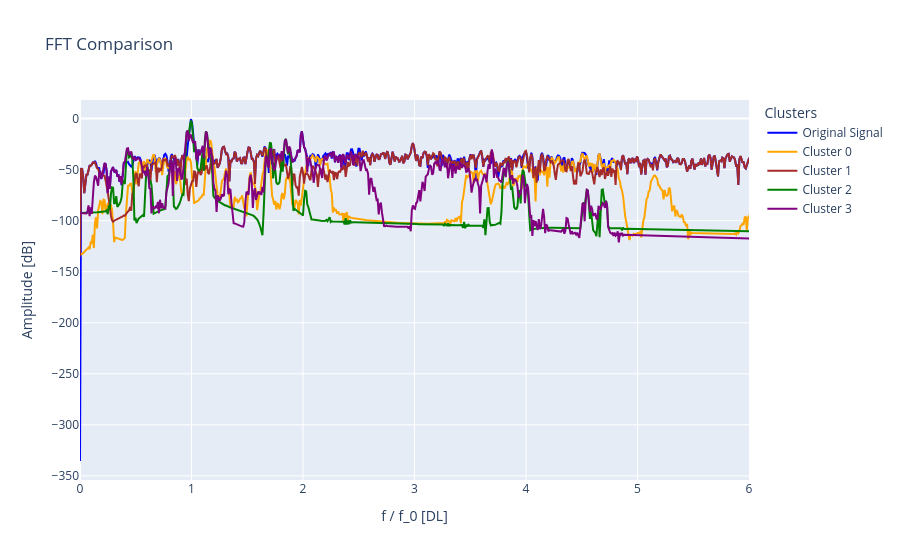
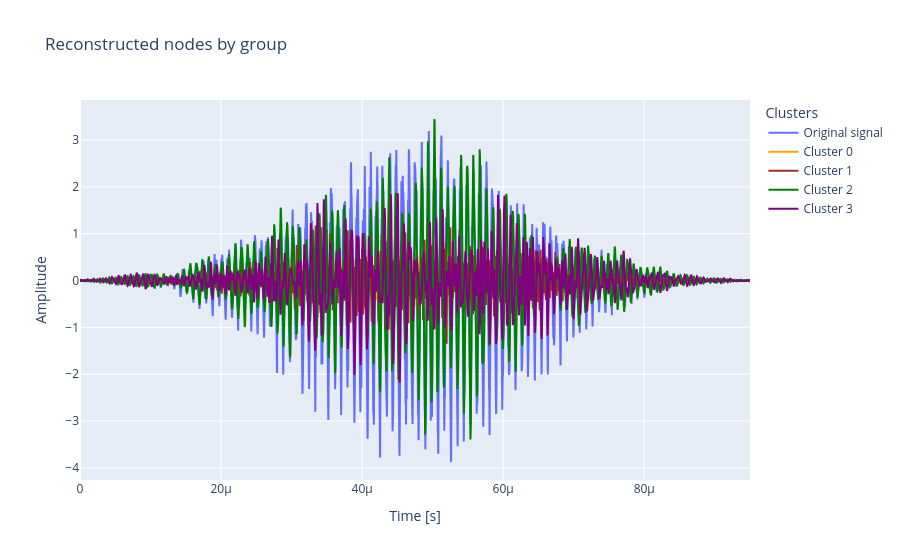

Here is the notebook cell these charts were saved with, in order:
### Code cell
# Set clusters to None to plot all of them, otherwise, plot a list of int
fig = plot.plot_fft_by_group(
    tr_ob, labels, no_clusters, sampling_rate,
    clusters=None, xlim=6, fundamental_freq=frequency,
    freq_threshold=freq_threshold
)

# save_figure(fig, f"fft_results_{voltage}_{pcd_number}")
fig = plot.plot_reconstructions_by_group(tr_ob, labels, no_clusters, t_plot, freq_threshold)

### Figure 1 — Plotly figure (JSON) as saved in the notebook; plotly's stock layout.template omitted (floating-point values rounded to 4 significant figures; data arrays with more than 128 entries replaced by an {"elided": "..."} marker saying what was removed)
{"data": [{"line": {"color": "blue"}, "mode": "lines", "name": "Original Signal", "type": "scatter", "x": {"elided": "9500 float values"}, "y": {"elided": "9500 float values"}}, {"line": {"color": "orange"}, "mode": "lines", "name": "Cluster 0", "type": "scatter", "x": {"elided": "9500 float values"}, "y": {"elided": "9500 float values"}}, {"line": {"color": "brown"}, "mode": "lines", "name": "Cluster 1", "type": "scatter", "x": {"elided": "9500 float values"}, "y": {"elided": "9500 float values"}}, {"line": {"color": "green"}, "mode": "lines", "name": "Cluster 2", "type": "scatter", "x": {"elided": "9500 float values"}, "y": {"elided": "9500 float values"}}, {"line": {"color": "purple"}, "mode": "lines", "name": "Cluster 3", "type": "scatter", "x": {"elided": "9500 float values"}, "y": {"elided": "9500 float values"}}], "layout": {"legend": {"title": {"text": "Clusters"}}, "title": {"text": "FFT Comparison"}, "xaxis": {"range": [0, 6], "title": {"text": "f / f_0 [DL]"}}, "yaxis": {"title": {"text": "Amplitude [dB]"}}}}

### Figure 2 — Plotly figure (JSON) as saved in the notebook; plotly's stock layout.template omitted (floating-point values rounded to 4 significant figures; data arrays with more than 128 entries replaced by an {"elided": "..."} marker saying what was removed)
{"data": [{"mode": "lines", "name": "Original signal", "type": "scatter", "x": {"elided": "19001 float values"}, "y": {"elided": "19001 float values"}}, {"line": {"color": "orange"}, "mode": "lines", "name": "Cluster 0", "type": "scatter", "x": {"elided": "19001 float values"}, "y": {"elided": "19001 float values"}}, {"line": {"color": "brown"}, "mode": "lines", "name": "Cluster 1", "type": "scatter", "x": {"elided": "19001 float values"}, "y": {"elided": "19001 float values"}}, {"line": {"color": "green"}, "mode": "lines", "name": "Cluster 2", "type": "scatter", "x": {"elided": "19001 float values"}, "y": {"elided": "19001 float values"}}, {"line": {"color": "purple"}, "mode": "lines", "name": "Cluster 3", "type": "scatter", "x": {"elided": "19001 float values"}, "y": {"elided": "19001 float values"}}], "layout": {"legend": {"title": {"text": "Clusters"}}, "title": {"text": "Reconstructed nodes by group"}, "xaxis": {"title": {"text": "Time [s]"}}, "yaxis": {"title": {"text": "Amplitude"}}}}
